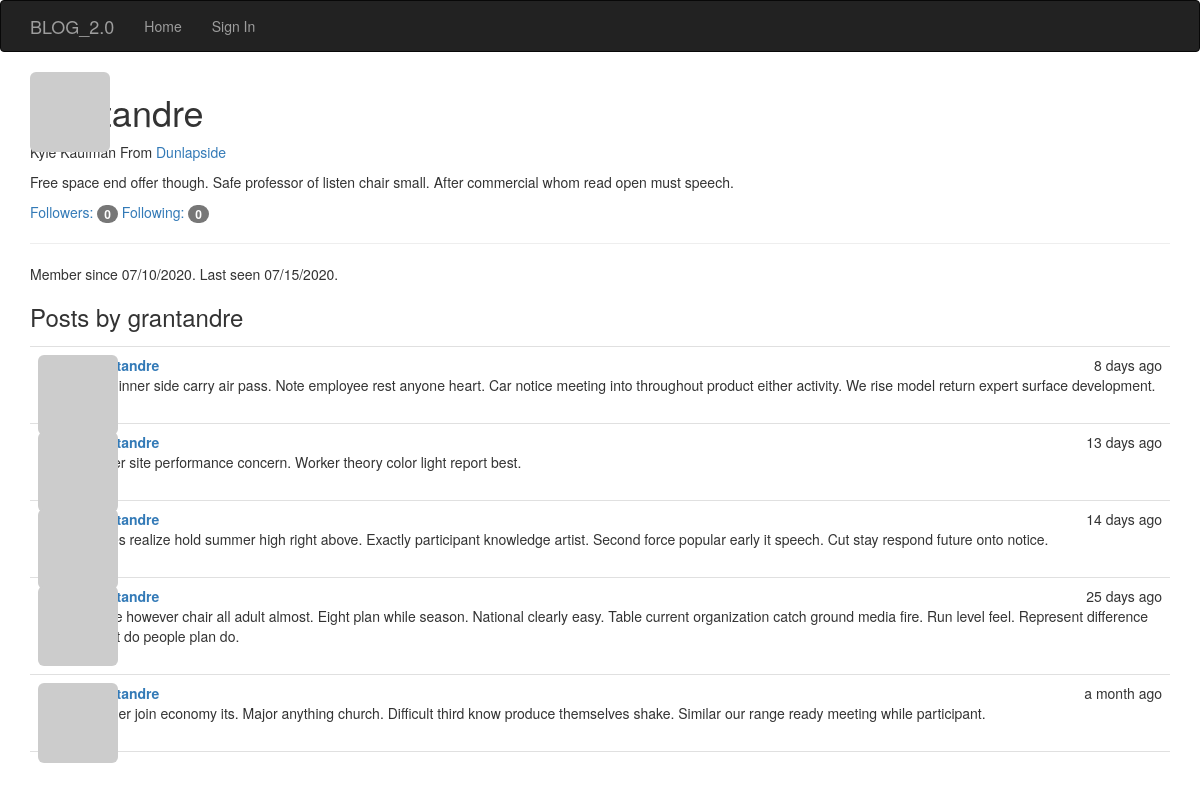
Page /user/grantandre on the committed database.
### app/models.py (models this page shows, shortened)
class User(UserMixin, db.Model):
    __tablename__ = 'users'
    id = db.Column(db.Integer, primary_key=True)
    email = db.Column(db.String(64), unique=True, index=True)
    username = db.Column(db.String(64), unique=True, index=True)
    name = db.Column(db.String(64))
    location = db.Column(db.String(64))
    about_me = db.Column(db.Text())
    member_since = db.Column(db.DateTime(), default=datetime.utcnow)
    last_seen = db.Column(db.DateTime(), default=datetime.utcnow)
    password_hash = db.Column(db.String(128))
    avatar_hash = db.Column(db.String(32))
    role_id = db.Column(db.Integer, db.ForeignKey('roles.id'))
    confirmed = db.Column(db.Boolean, default=False)
    posts = db.relationship('Post', backref='author', lazy='dynamic')
    followed = db.relationship('Follow', foreign_keys=[Follow.follower_id], backref=db.backref('follower', lazy='joined'), lazy='dynamic', cascade='all, delete-orphan')
    followers = db.relationship('Follow', foreign_keys=[Follow.followed_id], backref=db.backref('followed', lazy='joined'), lazy='dynamic', cascade='all, delete-orphan')
    @property
    def password(self):
        '''
        Password property to prevent reading passwords directly
        '''
        raise AttributeError('Password is not a readable attribute')
    def gravatar(self, size=100, default='identicon', rating='g'):
        if request.is_secure:
            url = 'https://secure.gravatar.com/avatar'
        else:
            url = 'http://www.gravatar.com/avatar'
            hash = self.avatar_hash or self.gravatar_hash()
        return '{url}/{hash}?s={size}&d={default}&r={rating}'.format(
            url=url, hash=hash, size=size, default=default, rating=rating)

class Post(db.Model):
    __tablename__='posts'
    id = db.Column(db.Integer, primary_key=True)
    body = db.Column(db.Text)
    timestamp = db.Column(db.DateTime, index=True, default=datetime.utcnow)
    author_id = db.Column(db.Integer, db.ForeignKey('users.id'))
    body_html = db.Column(db.Text)

### app/main/views.py (the view)
@main.route('/user/<username>')
def user(username):
    user = User.query.filter_by(username=username).first_or_404()
    posts = user.posts.order_by(Post.timestamp.desc()).all()
    return render_template('user.html', user=user, posts=posts)

### app/auth/views.py (called while the page is built)
@auth.before_app_request
def before_request():
    if current_user.is_authenticated:
        current_user.ping()
        if not current_user.confirmed \
                and request.endpoint \
                and request.blueprint != 'auth' \
                and request.endpoint != 'static':
            return redirect(url_for('auth.unconfirmed'))

### app/main/__init__.py (called while the page is built)
@main.app_context_processor
def inject_permission():
    return dict(Permission=Permission)

### app/models.py (called while the page is built)
    def can(self, permissions):
        return False

    def is_administrator(self):
        return False

### app/templates/user.html (shortened to what this page needs)
{% extends 'base.html' %}
{% import "bootstrap/wtf.html" as wtf %}
{% block head %}
  {{ super() }}
{% endblock %}
{% block page_content %}
<img class="img-rounded profile-thumbnail" src="{{ user.gravatar(size=256) }}">
<div class='page_header'>
  <h1>{{ user.username }} </h1>
  {% if user.name or user.location %}
  <p>
    {% if user.location %}
      From <a href="http://maps.google.com/?q={{ user.location }}">
        {{ user.location }}
        </a>
      {% endif %}
  </p>
  {% endif %}
  {% if user.about_me %}<p>{{ user.about_me }}</p> {% endif %}
  <p>
    <a href="{{ url_for('.followers', username=user.username) }}"> Followers: <span class="badge">{{ user.followers.count() }}</span></a>
    <a href="{{ url_for('.followed_by', username=user.username) }}">Following: <span class="badge">{{ user.followed.count() }}</span></a>
  </p>
  <hr>
  <p>
    Member since {{ moment(user.member_since).format('L') }}.
    Last seen {{ moment(user.last_seen).format('L') }}.
  </p>
</div>
<h3>Posts by {{ user.username }}</h3>
{% include '_posts.html' %}
{% endblock %}

### app/templates/_posts.html (shortened to what this page needs)
<ul class="posts">
  {% for post in posts %}
  <li class="post">
    <div class="profile-thumbnail">
      <a href="{{ url_for('.user', username=post.author.username) }}">
        <img class="img-rounded profile-thumbnail" src="{{ post.author.gravatar(size=40) }}">
      </a>
    </div>
    <div class="post-content">
      <div class="post-date">{{ moment(post.timestamp).fromNow() }}</div>
      <div class="post-author">
        <a href="{{ url_for('.user', username=post.author.username) }}">{{ post.author.username }}</a>
      </div>
      <div class="post-body">
        {% if post.body_html %}
          {{ post.body_html | safe }}
        {% else %}
          {{ post.body }}
        {% endif %}
      </div>
      <div class="post-footer">
        <a href="{{ url_for('.post', id=post.id) }}">
          <span class="label label default">Permalink</span>
        </a>
      </div>
    </div>
  </li>
  {% endfor %}
</ul>

### app/static/styles.css (style rules this page uses)
.profile-thumbnail { position: absolute; }
ul.posts { list-style-type: none; padding: 0px; margin: 16px 0px 0px 0px; border-top: 1px solid #e0e0e0; }
ul.posts li.post { padding: 8px; border-bottom: 1px solid #e0e0e0; }
div.post-date { float: right; }
div.post-author { font-weight: bold; }
div.post-content { margin-left: 48px; min-height: 48px; }
div.post-footer { text-align: right; }

### rows in the picture
User: username "grantandre", location "Dunlapside", about_me "Free space end offer though. Safe professor of listen chair small. After commercial whom read open must speech.", member_since "07/10/2020", last_seen "07/15/2020"
Post: timestamp "8 days ago", author.username "grantandre", body "Put dinner side carry air pass. Note employee rest anyone heart. Car notice meeting into throughout product either activity. We rise model return expert surface development."
Post: timestamp "13 days ago", author.username "grantandre", body "Matter site performance concern. Worker theory color light report best."
Post: timestamp "14 days ago", author.username "grantandre", body "Series realize hold summer high right above. Exactly participant knowledge artist. Second force popular early it speech. Cut stay respond future onto notice."
Post: timestamp "25 days ago", author.username "grantandre", body "Score however chair all adult almost. Eight plan while season. National clearly easy. Table current organization catch ground media fire. Run level feel. Represent difference might do people plan do."
Post: timestamp "a month ago", author.username "grantandre", body "Former join economy its. Major anything church. Difficult third know produce themselves shake. Similar our range ready meeting while participant."

### other values in the picture
{{ user.followers.count() }} "0"
{{ user.followed.count() }} "0"
